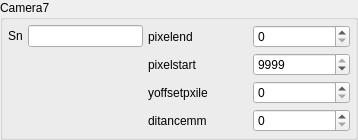
               <widget class="QGroupBox" name="groupBox_camera_7">
                <property name="minimumSize">
                 <size>
                  <width>358</width>
                  <height>0</height>
                 </size>
                </property>
                <property name="maximumSize">
                 <size>
                  <width>16777215</width>
                  <height>16777215</height>
                 </size>
                </property>
                <property name="title">
                 <string>Camera7</string>
                </property>
                <layout class="QHBoxLayout" name="horizontalLayout_14" stretch="2,3">
                 <property name="spacing">
                  <number>5</number>
                 </property>
                 <property name="leftMargin">
                  <number>5</number>
                 </property>
                 <property name="topMargin">
                  <number>5</number>
                 </property>
                 <property name="rightMargin">
                  <number>5</number>
                 </property>
                 <property name="bottomMargin">
                  <number>5</number>
                 </property>
                 <item>
                  <layout class="QVBoxLayout" name="verticalLayout_27">
                   <item>
                    <layout class="QHBoxLayout" name="horizontalLayout_cam1_7">
                     <item>
                      <widget class="QLabel" name="label_Camera_7">
                       <property name="text">
                        <string>Sn</string>
                       </property>
                      </widget>
                     </item>
                     <item>
                      <widget class="QLineEdit" name="lineEdit_Camera_7">
                       <property name="text">
                        <string/>
                       </property>
                      </widget>
                     </item>
                    </layout>
                   </item>
                   <item>
                    <spacer name="verticalSpacer_cam_7">
                     <property name="orientation">
                      <enum>Qt::Vertical</enum>
                     </property>
                     <property name="sizeHint" stdset="0">
                      <size>
                       <width>20</width>
                       <height>40</height>
                      </size>
                     </property>
                    </spacer>
                   </item>
                  </layout>
                 </item>
                 <item>
                  <layout class="QVBoxLayout" name="verticalLayout_16">
                   <item>
                    <layout class="QHBoxLayout" name="horizontalLayout_pixelend_7">
                     <item>
                      <widget class="QLabel" name="label_pixelend_7">
                       <property name="minimumSize">
                        <size>
                         <width>100</width>
                         <height>0</height>
                        </size>
                       </property>
                       <property name="text">
                        <string>pixelend</string>
                       </property>
                      </widget>
                     </item>
                     <item>
                      <widget class="QSpinBox" name="spinBox_pixelend_7">
                       <property name="minimumSize">
                        <size>
                         <width>70</width>
                         <height>0</height>
                        </size>
                       </property>
                       <property name="maximumSize">
                        <size>
                         <width>100</width>
                         <height>16777215</height>
                        </size>
                       </property>
                       <property name="maximum">
                        <number>9999</number>
                       </property>
                      </widget>
                     </item>
                    </layout>
                   </item>
                   <item>
                    <layout class="QHBoxLayout" name="horizontalLayout_pixelstart_7">
                     <item>
                      <widget class="QLabel" name="label_pixelstart_7">
                       <property name="minimumSize">
                        <size>
                         <width>100</width>
                         <height>0</height>
                        </size>
                       </property>
                       <property name="text">
                        <string>pixelstart</string>
                       </property>
                      </widget>
                     </item>
                     <item>
                      <widget class="QSpinBox" name="spinBox_pixelstart_7">
                       <property name="minimumSize">
                        <size>
                         <width>70</width>
                         <height>0</height>
                        </size>
                       </property>
                       <property name="maximumSize">
                        <size>
                         <width>100</width>
                         <height>16777215</height>
                        </size>
                       </property>
                       <property name="maximum">
                        <number>9999</number>
                       </property>
                       <property name="value">
                        <number>9999</number>
                       </property>
                      </widget>
                     </item>
                    </layout>
                   </item>
                   <item>
                    <layout class="QHBoxLayout" name="horizontalLayout_yoffsetpxile_7">
                     <item>
                      <widget class="QLabel" name="label_yoffsetpxile_7">
                       <property name="minimumSize">
                        <size>
                         <width>100</width>
                         <height>0</height>
                        </size>
                       </property>
                       <property name="text">
                        <string>yoffsetpxile</string>
                       </property>
                      </widget>
                     </item>
                     <item>
                      <widget class="QSpinBox" name="spinBox_yoffsetpxile_7">
                       <property name="minimumSize">
                        <size>
                         <width>70</width>
                         <height>0</height>
                        </size>
                       </property>
                       <property name="maximumSize">
                        <size>
                         <width>100</width>
                         <height>16777215</height>
                        </size>
                       </property>
                       <property name="maximum">
                        <number>9999</number>
                       </property>
                      </widget>
                     </item>
                    </layout>
                   </item>
                   <item>
                    <layout class="QHBoxLayout" name="horizontalLayout_ditancemm_7">
                     <item>
                      <widget class="QLabel" name="label_ditancemm_7">
                       <property name="minimumSize">
                        <size>
                         <width>100</width>
                         <height>0</height>
                        </size>
                       </property>
                       <property name="text">
                        <string>ditancemm</string>
                       </property>
                      </widget>
                     </item>
                     <item>
                      <widget class="QSpinBox" name="spinBox_ditancemm_7">
                       <property name="minimumSize">
                        <size>
                         <width>70</width>
                         <height>0</height>
                        </size>
                       </property>
                       <property name="maximumSize">
                        <size>
                         <width>100</width>
                         <height>16777215</height>
                        </size>
                       </property>
                       <property name="maximum">
                        <number>9999</number>
                       </property>
                      </widget>
                     </item>
                    </layout>
                   </item>
                  </layout>
                 </item>
                </layout>
               </widget>
